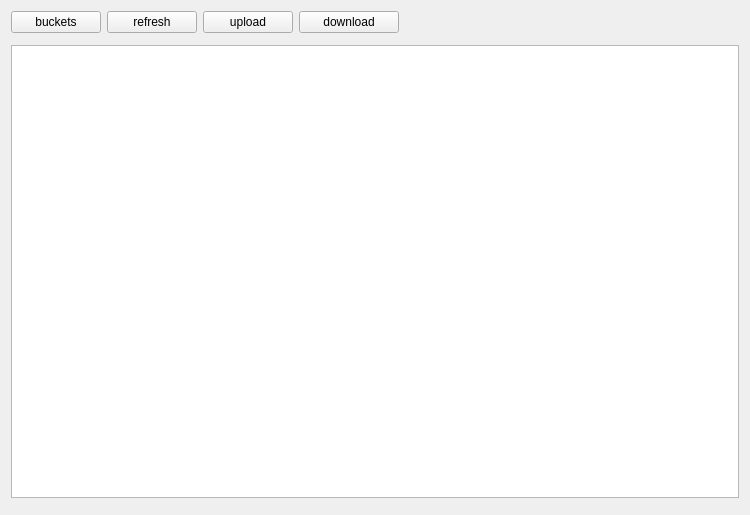
<?xml version="1.0" encoding="UTF-8"?>
<ui version="4.0">
 <class>ObjectsWidget</class>
 <widget class="QWidget" name="ObjectsWidget">
  <property name="geometry">
   <rect>
    <x>0</x>
    <y>0</y>
    <width>750</width>
    <height>515</height>
   </rect>
  </property>
  <property name="windowTitle">
   <string>Form</string>
  </property>
  <layout class="QGridLayout" name="gridLayout_2">
   <item row="0" column="0">
    <layout class="QGridLayout" name="gridLayout">
     <item row="0" column="0">
      <widget class="QWidget" name="widgetTools" native="true">
       <layout class="QHBoxLayout" name="horizontalLayout">
        <property name="leftMargin">
         <number>0</number>
        </property>
        <property name="topMargin">
         <number>0</number>
        </property>
        <property name="rightMargin">
         <number>0</number>
        </property>
        <property name="bottomMargin">
         <number>0</number>
        </property>
        <item>
         <widget class="QPushButton" name="pushButtonBuckets">
          <property name="minimumSize">
           <size>
            <width>90</width>
            <height>0</height>
           </size>
          </property>
          <property name="maximumSize">
           <size>
            <width>90</width>
            <height>16777215</height>
           </size>
          </property>
          <property name="text">
           <string>buckets</string>
          </property>
         </widget>
        </item>
        <item>
         <widget class="QPushButton" name="pushButtonRefresh">
          <property name="minimumSize">
           <size>
            <width>90</width>
            <height>0</height>
           </size>
          </property>
          <property name="maximumSize">
           <size>
            <width>90</width>
            <height>16777215</height>
           </size>
          </property>
          <property name="text">
           <string>refresh</string>
          </property>
         </widget>
        </item>
        <item>
         <widget class="QPushButton" name="pushButtonUpload">
          <property name="minimumSize">
           <size>
            <width>90</width>
            <height>0</height>
           </size>
          </property>
          <property name="maximumSize">
           <size>
            <width>90</width>
            <height>16777215</height>
           </size>
          </property>
          <property name="text">
           <string>upload</string>
          </property>
         </widget>
        </item>
        <item>
         <widget class="QPushButton" name="pushButtonDownload">
          <property name="minimumSize">
           <size>
            <width>100</width>
            <height>0</height>
           </size>
          </property>
          <property name="maximumSize">
           <size>
            <width>100</width>
            <height>16777215</height>
           </size>
          </property>
          <property name="text">
           <string>download</string>
          </property>
         </widget>
        </item>
        <item>
         <spacer name="horizontalSpacer">
          <property name="orientation">
           <enum>Qt::Horizontal</enum>
          </property>
          <property name="sizeHint" stdset="0">
           <size>
            <width>348</width>
            <height>20</height>
           </size>
          </property>
         </spacer>
        </item>
       </layout>
      </widget>
     </item>
     <item row="1" column="0">
      <widget class="UiBreadWidget" name="widgetBread" native="true"/>
     </item>
     <item row="2" column="0">
      <widget class="QTableView" name="tableView"/>
     </item>
     <item row="3" column="0">
      <widget class="UiPageWidget" name="widgetPage" native="true"/>
     </item>
    </layout>
   </item>
  </layout>
 </widget>
 <customwidgets>
  <customwidget>
   <class>UiPageWidget</class>
   <extends>QWidget</extends>
   <header>uipagewidget.h</header>
   <container>1</container>
  </customwidget>
  <customwidget>
   <class>UiBreadWidget</class>
   <extends>QWidget</extends>
   <header>uibreadwidget.h</header>
   <container>1</container>
  </customwidget>
 </customwidgets>
 <resources/>
 <connections/>
</ui>
